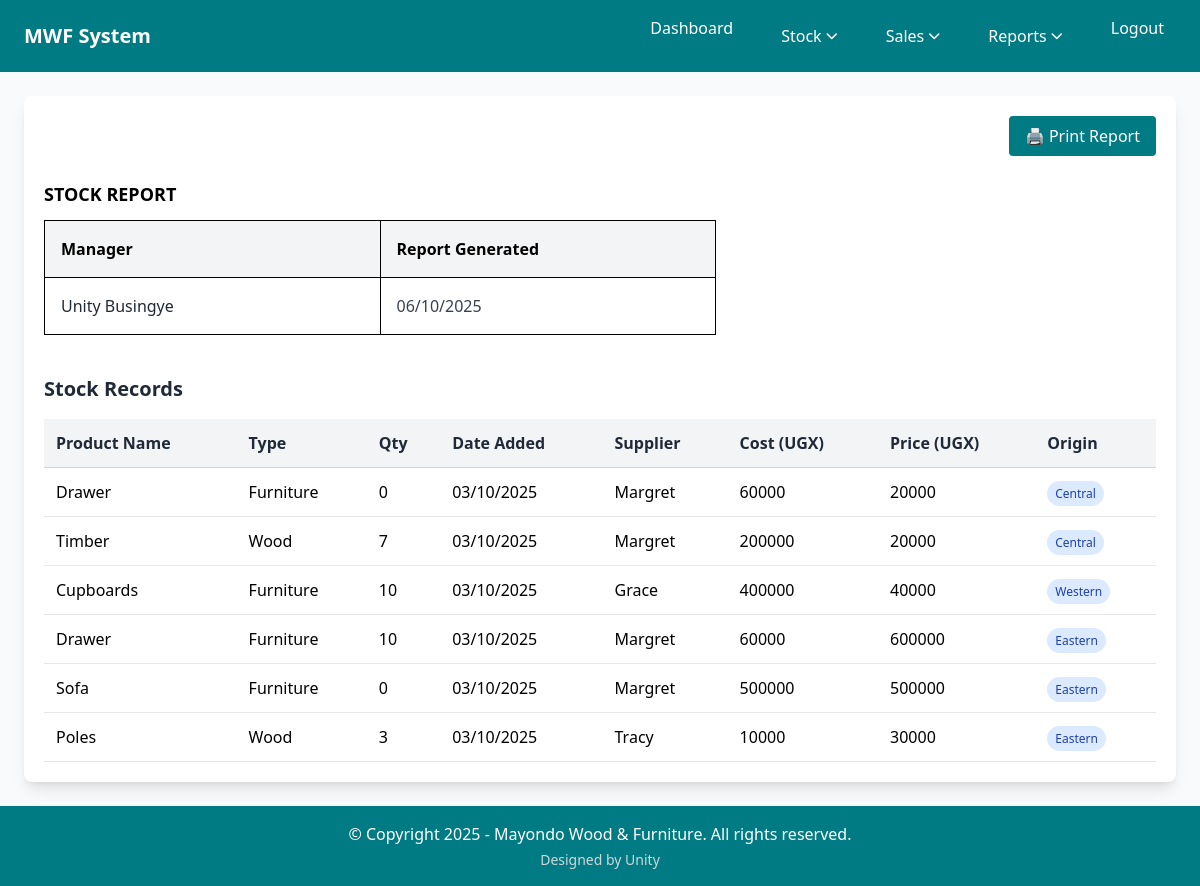
The page /stockReport/ (signed in) on the database as committed earlier.
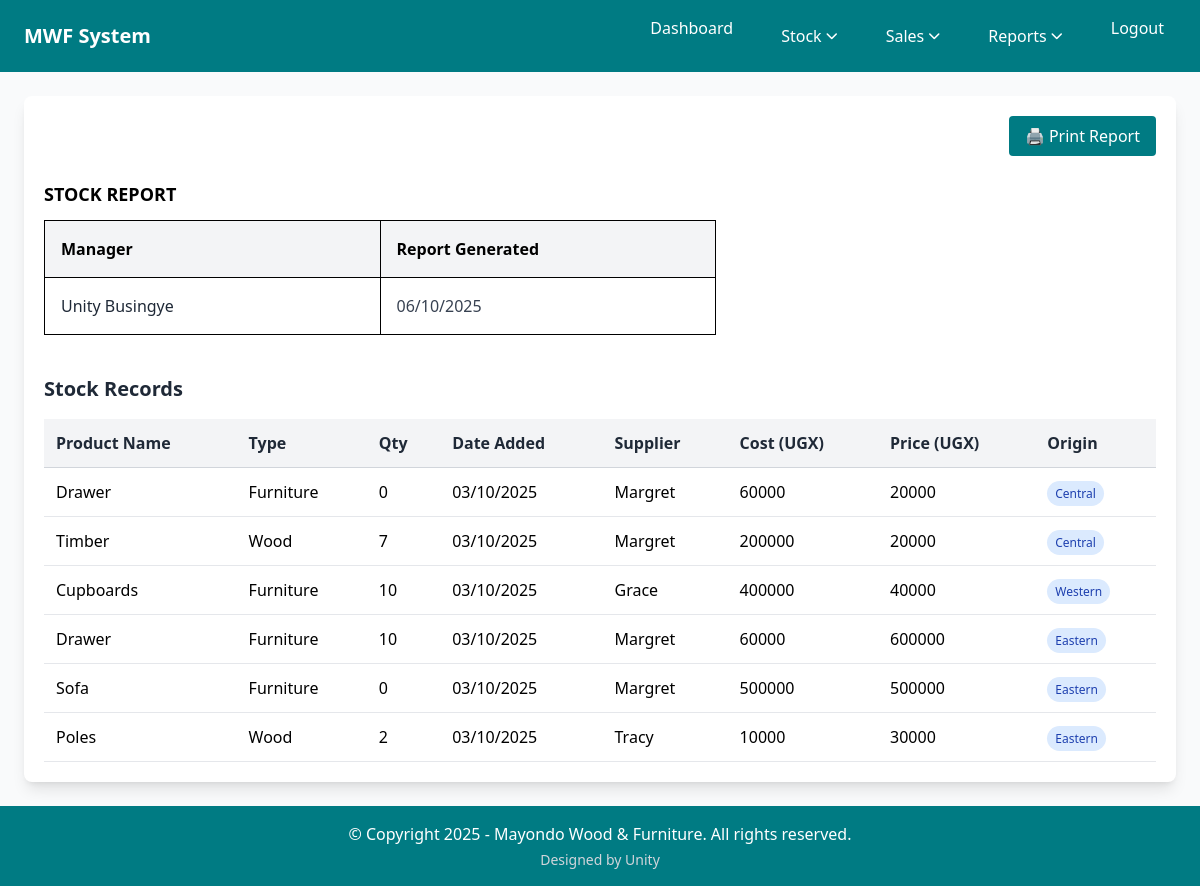
The same page on the database as committed later.
### home/models.py (models this page shows, shortened)
class Stock(models.Model):
    CUSTOMER_CHOICES = [('Timber', 'Timber'), ('Sofa', 'Sofa'),('Tables','Tables'),('Cupboards','Cupboards'),('Drawer','Drawer'),('Poles','Poles')]
    PRODUCT_TYPE_CHOICES = [('Wood', 'Wood'), ('Furniture', 'Furniture')]
    ORIGIN_CHOICES = [('Western', 'Western'), ('Central', 'Central'), ('Eastern', 'Eastern')]
    product_id = models.CharField(max_length=50, blank=True, unique=True)  # Auto-generated unique identifier
    date = models.DateField()  # Date when item was added to inventory
    product_name = models.CharField(max_length=100, choices=CUSTOMER_CHOICES,
                                   help_text="Select the product category",
                                   default='Timber')  # Product category
    product_type = models.CharField(max_length=20, choices=PRODUCT_TYPE_CHOICES,
                                   help_text="Select the product type",
                                   default='Furniture')  # Specific type within category
    product_ref = models.ForeignKey(Product, on_delete=models.PROTECT, null=True, blank=True,
                                   help_text="Auto-populated from product details")
    quantity = models.IntegerField()  # Number of items available
    supplier_name = models.CharField(max_length=100)  # Who supplied this product
    cost = models.CharField()  # Total cost price
    price = models.CharField()  # Unit selling price
    origin = models.CharField(max_length=20, choices=ORIGIN_CHOICES)  # Where the product came from

### home/views.py (the view)
# urls.py: path('stockReport/', stockReport, name='stockReport'), # Stock report page
@manager_required
def stockReport(request):
    all_Stock = Stock.objects.all()
    manager_name = f"{request.user.first_name} {request.user.last_name}".strip()
    if not manager_name:
        manager_name = request.user.username
    from datetime import date
    report_date = date.today()
    context = {
        "stocks": all_Stock,
        "manager_name": manager_name,
        "report_date": report_date,
    }
    return render(request, "stock_report.html", context)

### home/context_processors.py (called while the page is built)
def user_roles(request):
    context = {
        'is_manager': False,
        'is_employee': False,
    }
    if request.user.is_authenticated:
        context['is_manager'] = request.user.groups.filter(name="Manager").exists()
        context['is_employee'] = request.user.groups.filter(name="Employee").exists()
    return context

### home/views.py (called while the page is built)
def manager_required(view_func):
    @wraps(view_func)
    def _wrapped_view(request, *args, **kwargs):
        if not request.user.is_authenticated:
            return redirect('login')
        if not request.user.groups.filter(name="Manager").exists():
            messages.error(request, "Access denied. Manager privileges required.")
            return redirect('dashboard')
        return view_func(request, *args, **kwargs)
    return _wrapped_view

### home/templates/stock_report.html (shortened to what this page needs)
{% extends 'base.html' %}
{% block content %}
  <div class="max-w-screen-2xl mx-auto bg-white rounded-lg p-5 relative shadow-lg">
    <button class="print-btn absolute top-5 right-5 px-4 py-2 bg-cordes-dark text-white border-0 rounded cursor-pointer hover:bg-cordes-blue transition-colors" onclick="window.print()">🖨️ Print Report</button>
    <div class="mt-16 mb-8">
      <table class="border-collapse w-full max-w-2xl">
        <caption class="font-bold mb-3 text-left text-lg">STOCK REPORT</caption>
        <thead class="bg-gray-100">
          <tr>
            <th class="border border-black p-4 text-left w-1/2">Manager</th>
            <th class="border border-black p-4 text-left w-1/2">Report Generated</th>
          </tr>
        </thead>
        <tbody>
          <tr>
            <td class="border border-black p-4 font-medium text-gray-800">{{ manager_name }}</td>
            <td class="border border-black p-4 text-gray-700">{{ report_date|date:"d/m/Y" }}</td>
          </tr>
        </tbody>
      </table>
    </div>
    <section class="w-full mt-10">
      <h2 class="text-xl font-semibold mb-4 text-gray-800">
        Stock Records
      </h2>
      <table class="w-full border-collapse">
        <thead>
          <tr class="bg-gray-100">
            <th class="p-3 text-left border-b border-gray-300 text-gray-800">Product Name</th>
            <th class="p-3 text-left border-b border-gray-300 text-gray-800">Type</th>
            <th class="p-3 text-left border-b border-gray-300 text-gray-800">Qty</th>
            <th class="p-3 text-left border-b border-gray-300 text-gray-800">Date Added</th>
            <th class="p-3 text-left border-b border-gray-300 text-gray-800">Supplier</th>
            <th class="p-3 text-left border-b border-gray-300 text-gray-800">Cost (UGX)</th>
            <th class="p-3 text-left border-b border-gray-300 text-gray-800">Price (UGX)</th>
            <th class="p-3 text-left border-b border-gray-300 text-gray-800">Origin</th>
          </tr>
        </thead>
        <tbody>
        {% for stock in stocks %}
        <tr class="hover:bg-gray-50">
          <td class="p-3 border-b border-gray-200">
            {{ stock.product_name|default:"N/A" }}
          </td>
          <td class="p-3 border-b border-gray-200">
            {{ stock.product_type|default:"N/A" }}
          </td>
          <td class="p-3 border-b border-gray-200">{{ stock.quantity }}</td>
          <td class="p-3 border-b border-gray-200">{{ stock.date|date:"d/m/Y" }}</td>
          <td class="p-3 border-b border-gray-200">{{ stock.supplier_name }}</td>
          <td class="p-3 border-b border-gray-200">{{ stock.cost }}</td>
          <td class="p-3 border-b border-gray-200">{{ stock.price }}</td>
          <td class="p-3 border-b border-gray-200">
            <span class="px-2 py-1 rounded-full text-xs font-medium bg-blue-100 text-blue-800">
              {{ stock.origin }}
            </span>
          </td>
        </tr>
        {% endfor %}
      </tbody>
      </table>
    </section>
  </div>
{% endblock %}

Rows that differ between the two databases and show on the page:
changed Stock "Poles": quantity "3" → "2"
